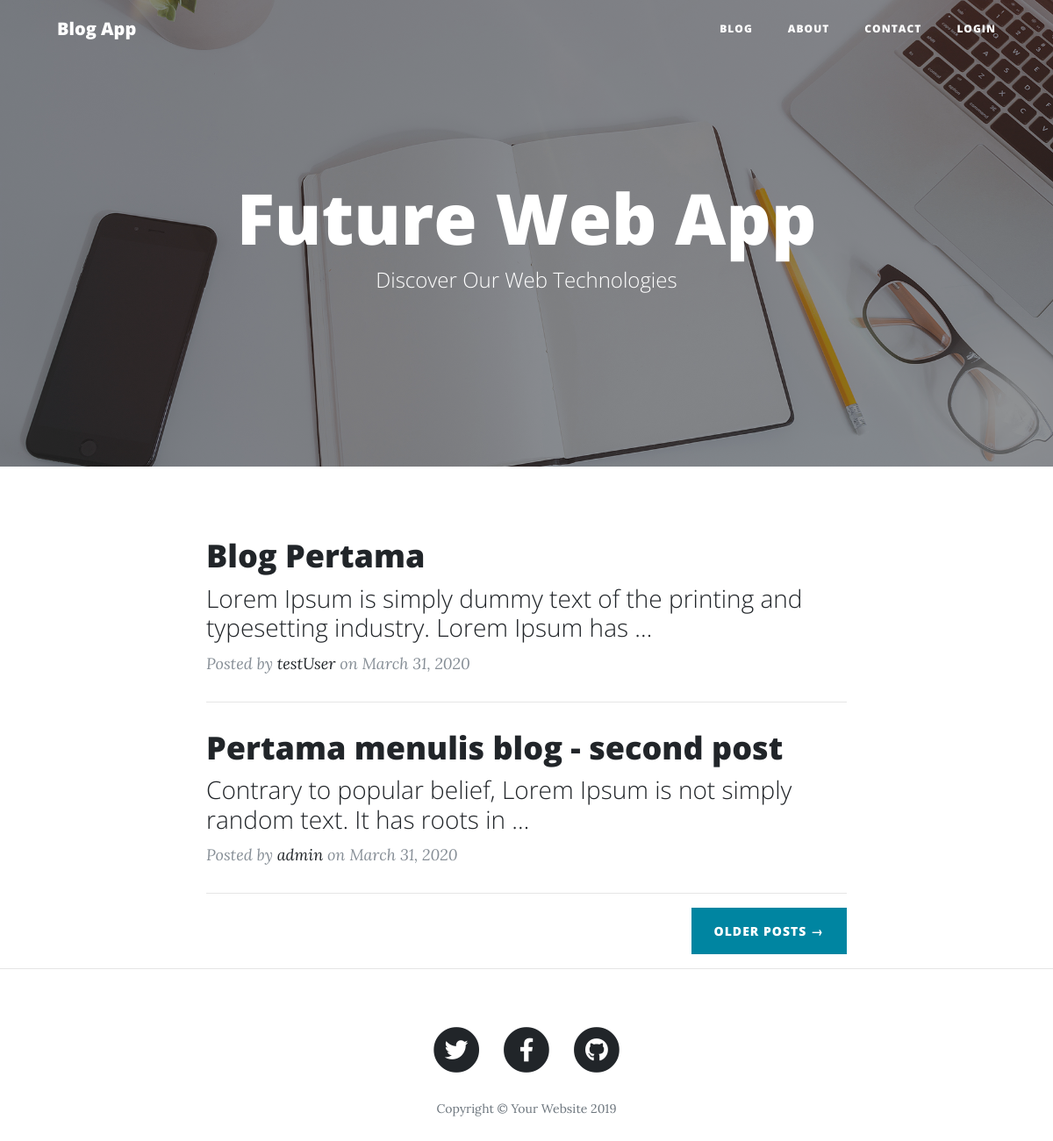
/, run on an earlier commit of the app's database.
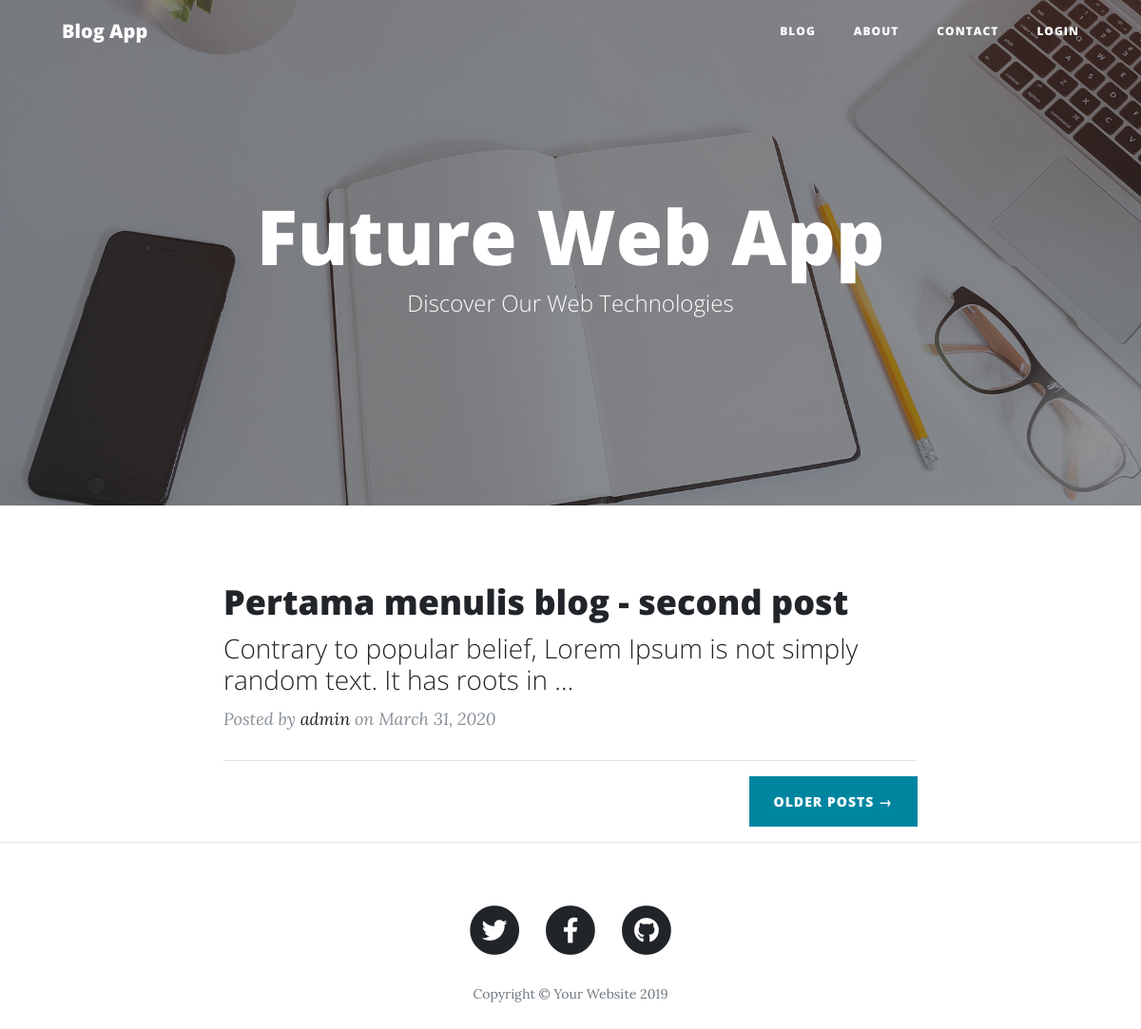
And on a later commit of the database.
### blog/models.py (models this page shows, shortened)
class Post(models.Model):
	title = models.CharField(max_length=100)
	content = models.TextField()
	date_posted = models.DateTimeField(default=timezone.now)
	author = models.ForeignKey(User, on_delete=models.CASCADE)

### blog/views.py (the view)
# urls.py: path('', views.home, name='blog-home'),
def home(request):
	context = {
		'posts': Post.objects.all()
	}
	return render(request,'blog/home.html', context)

### blog/templates/blog/home.html
{% extends "base.html" %}
{% block content %}
    {% for post in posts %}
    	<div class="post-preview">
        <a href="post.html">
          <h2 class="post-title">
            {{ post.title }}
          </h2>
          <h3 class="post-subtitle">
            {{ post.content|truncatewords:15 }}
          </h3>
        </a>
        <p class="post-meta">Posted by
          <a href="#">{{ post.author }}</a>
          on {{ post.date_posted|date:"F d, Y" }}</p>
      </div>
      <hr>
    {% endfor %}
    <div class="clearfix">
      <a class="btn btn-primary float-right" href="#">Older Posts &rarr;</a>
    </div>
{% endblock content %}

### templates/base.html (shortened to what this page needs)
{% load static %}
<!DOCTYPE html>
<html lang="en">
<head>
  <link rel="stylesheet" type="text/css" href="{% static 'vendor/bootstrap/css/bootstrap.min.css' %}">
  <link rel="stylesheet" type="text/css" href="{% static 'vendor/fontawesome-free/css/all.min.css' %}">
  <link rel="stylesheet" type="text/css" href="{% static 'css/clean-blog.min.css' %}">
</head>
<body>
  <nav class="navbar navbar-expand-lg navbar-light fixed-top" id="mainNav">
    <div class="container">
      <a class="navbar-brand" href="{% url 'blog-home' %}">Blog App</a>
      <div class="collapse navbar-collapse" id="navbarResponsive">
        <ul class="navbar-nav ml-auto">
          <li class="nav-item">
            <a class="nav-link" href="{% url 'blog-home' %}">Blog</a>
          </li>
          <li class="nav-item">
            <a class="nav-link" href="about.html">About</a>
          </li>
          <li class="nav-item">
            <a class="nav-link" href="contact.html">Contact</a>
          </li>
          {% if user.is_authenticated %}
          <li class="nav-item">
            <a class="nav-link" href="{% url 'profile' %}">Profile</a>
          </li>
          <li class="nav-item">
            <a class="nav-link" href="{% url 'logout' %}">Logout</a>
          </li>
          {% else %}
          <li class="nav-item">
            <a class="nav-link" href="{% url 'login' %}">Login</a>
          </li>
          {% endif %}
        </ul>
      </div>
    </div>
  </nav>
  <header class="masthead" style="background-image: url('{% static 'img/home-bg.jpg' %}')">
    <div class="overlay"></div>
    <div class="container">
      <div class="row">
        <div class="col-lg-8 col-md-10 mx-auto">
          <div class="site-heading">
            <h1>Future Web App</h1>
            <span class="subheading">Discover Our Web Technologies</span>
          </div>
        </div>
      </div>
    </div>
  </header>
  <div class="container">
    <div class="row">
      <div class="col-lg-8 col-md-10 mx-auto">
        {% block content %}
        {% endblock %}
      </div>
    </div>
  </div>
  <hr>
  <footer>
    <div class="container">
      <div class="row">
        <div class="col-lg-8 col-md-10 mx-auto">
          <ul class="list-inline text-center">
            <li class="list-inline-item">
              <a href="#">
                <span class="fa-stack fa-lg">
                  <i class="fas fa-circle fa-stack-2x"></i>
                  <i class="fab fa-twitter fa-stack-1x fa-inverse"></i>
                </span>
              </a>
            </li>
            <li class="list-inline-item">
              <a href="#">
                <span class="fa-stack fa-lg">
                  <i class="fas fa-circle fa-stack-2x"></i>
                  <i class="fab fa-facebook-f fa-stack-1x fa-inverse"></i>
                </span>
              </a>
            </li>
            <li class="list-inline-item">
              <a href="#">
                <span class="fa-stack fa-lg">
                  <i class="fas fa-circle fa-stack-2x"></i>
                  <i class="fab fa-github fa-stack-1x fa-inverse"></i>
                </span>
              </a>
            </li>
          </ul>
          <p class="copyright text-muted">Copyright &copy; Your Website 2019</p>
        </div>
      </div>
    </div>
  </footer>
</body>
</html>

What changed in the data, as far as the page shows it:
removed Post: title "Blog Pertama", content "Lorem Ipsum is simply dummy text of the printing and typesetting industry. Lorem Ipsum has …", author "testUser", date_posted "March 31, 2020"
